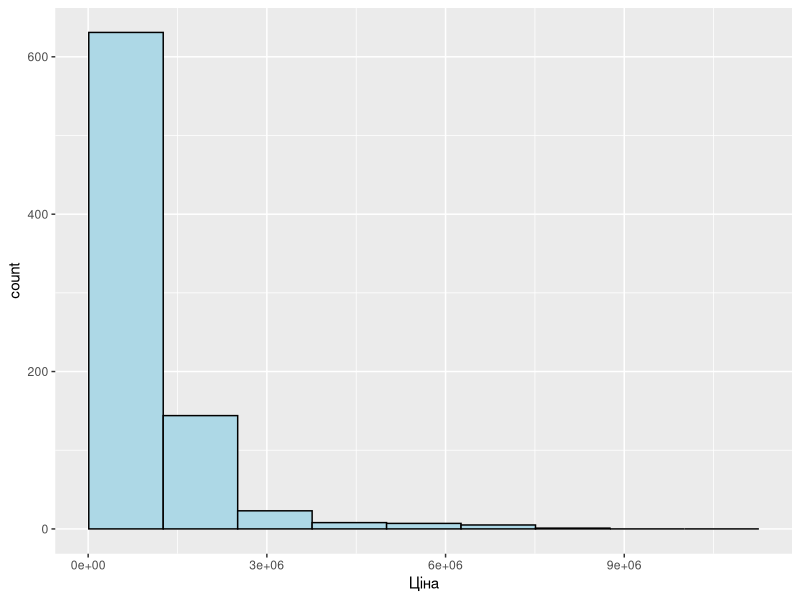

Here is the R script that generated this plot:
library(dplyr)
library(ggplot2) #завантаження бібліотек


setwd("C:/Users/Vasulevus/Documents/Github/R_Python_Labs/Lab1") #встановлюємо робочу локацію

flats <- read.csv("flats.csv", stringsAsFactors=FALSE, dec=",") #читаємо файл csv

flats <- flats %>%
    filter(Місто != "Києво-Святошинський")

#str(flats) #дивимося структуру
#print(class(flats)) #перевіряємо тип даних
#print(head(flats,15)) #показуємо перші 15 рядків
#print(dim(flats))#показуємо кількість полів
#print(tail(flats,6))
#print(names(flats))#назви полів/імена датафрейму
#str(flats)
#print(summary(flats))
#glimpse(flats)
#print(names(flats))
#print(count(flats, Місто))
#print(
#flats %>% #операції з допомогою оператора %>%
#  count(Місто) %>% #рахуємо кількість рядків для кожного міста
#  arrange(n) #сортуємо
#)

#print(
#    flats %>%
#        filter(Місто != "Києво-Святошинський") %>% #фільтруємо значення
#        filter(Кімнат == 3) %>% #залишаємо лише трьохкімнатні
#        count(Місто) %>% #рахуємо рядки в розрізі Міста
#        arrange(desc(n)) #сортуємо в спадаючому порядку
#)

#print(
#    flats %>%
#        filter(Кімнат == 2) %>%
#        filter(Місто != "Києво-Святошинський") %>%
#        count(Місто) %>%
#        arrange(desc(n))
#)

#print(
#    flats %>%
#        filter(Кімнат == 2) %>%
#        filter(Місто != "Києво-Святошинський") %>%
#        summarise(mean(Загальна_площа)) #групуємо для загального середнього значення
#)
#print(
#    flats %>%
#        filter(Кімнат == 2) %>%
#        filter(Місто != "Києво-Святошинський") %>%
#        summarise(count(Місто)) #summarise несумісно з count
#)

#print(
#    flats %>%
#        filter(Кімнат == 1) %>%
#        filter(Місто != "Києво-Святошинський") %>%
#        summarise(mean(Загальна_площа), sd(Загальна_площа), min(Загальна_площа),max(Загальна_площа))
#)

#print(
#    flats %>%
#        filter(Кімнат == 3) %>%
#        filter(Місто != "Києво-Святошинський") %>%
#        group_by(Місто) %>%
#        summarise(means = mean(Загальна_площа))
#)

#print(
#    flats %>%
#    filter(Місто != "Києво-Святошинський") %>%
#    summarise(count = n_distinct(Місто)) #порахувати кількість унікальних значень в полі
#)

#print(
#    flats %>%
#    filter(Місто == "Одеса" & Кімнат == 3) %>%
#    count(Кімнат)
#)


#########################################################
################# Візуалізація даних ####################
#########################################################
#print(
#    ggplot(#функція для графіків
#        flats, #датасет
#        aes(x = Кімнат) #обрана змінна
#    ) +
#    geom_bar( # стовпчиковий графік 
#        fill = "white", #колір стовпчика
#        col = "black" #контур стовпчика
#    ) + ylab('Кількість') #підпис справа
#)

#print(
#    ggplot(
#        flats,
#        aes(x = Загальна_площа)
#    ) +
#    geom_bar(
#        fill = "lightblue",
#        col = "grey"
#    )
#) + ylab('Кількість')

#print(
#    ggplot(flats, aes(x=Загальна_площа)) +
#    geom_histogram( #гісторграма
#        breaks = seq(0,250,50), #як розбивається та послідовність
#        fill = "lightblue", 
#        col = "grey") +
#    ylab('Кількість')
#    )

#print(
#    ggplot(flats, aes(x=Загальна_площа, y = Ціна)) +
#    geom_point() #графік розсіювання
#)

#print(
#    ggplot(
#        flats, aes(
#            x = Ціна,
#            y = Місто
#        )
#    ) +
#    geom_boxplot() + #коробчаста діаграма
#    coord_flip() #перевертаємо координати
#)

#Вправи
# Побудуйте	коробчату	діаграму	для	візулізації	розподілу	цін	в	залежності	від кількості	кімнат


flats$rooms <- as.character(flats$Кімнат) #створюємо додаткове поле як рядки
#print(head(flats))
#print(
#    ggplot(flats,aes(x=Ціна, y=rooms)) + 
#    geom_boxplot()
#    )
#Побудуйте	графік	розсіювання,	який	відображатиме	залежність	ціни	від загальної	площі
#print(
#    ggplot(flats, aes(x=Ціна, y=Загальна_площа)) +
#    geom_point()
#)

# Побудуйте	гістограму	для	оцінки	розподілу	ціни	квартир

print(
    ggplot(flats, aes(x = Ціна)) +
    geom_histogram(breaks = seq(10200, 12250000, 1250000), fill = "lightblue", col = "black")
)
